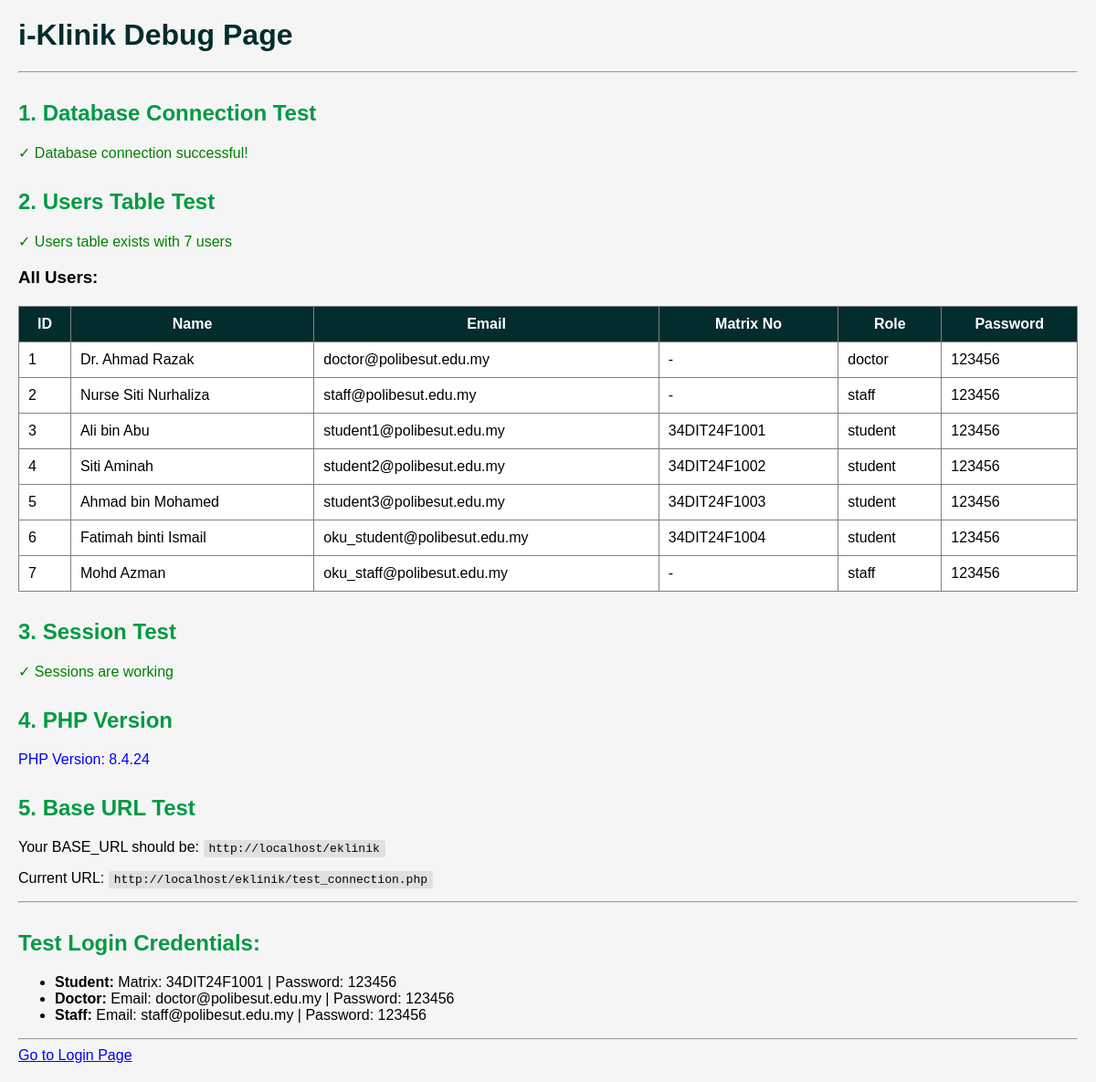
The page /test_connection.php on the database its author committed.
### tables this page shows
CREATE TABLE `users` (
    `id` INT AUTO_INCREMENT PRIMARY KEY,
    `name` VARCHAR(255) NOT NULL,
    `email` VARCHAR(255) UNIQUE,
    `matrix_no` VARCHAR(50) UNIQUE,
    `ic_number` VARCHAR(20),
    `phone` VARCHAR(20),
    `parent_phone` VARCHAR(20),
    `password` VARCHAR(255) NOT NULL,
    `role` ENUM('student', 'doctor', 'staff', 'oku') NOT NULL,
    `department` VARCHAR(100),
    `course` VARCHAR(100),
    `blood_type` VARCHAR(5),
    `is_oku` TINYINT(1) DEFAULT 0,
    `oku_disability` VARCHAR(255),
    `status` ENUM('active', 'inactive') DEFAULT 'active',
    `created_at` TIMESTAMP DEFAULT CURRENT_TIMESTAMP,
    `updated_at` TIMESTAMP DEFAULT CURRENT_TIMESTAMP ON UPDATE CURRENT_TIMESTAMP
);

### test_connection.php (the view, shortened to what this page needs)
<?php
echo "<h1>i-Klinik Debug Page</h1>";
echo "<hr>";
echo "<h2>1. Database Connection Test</h2>";
try {
    $conn = new mysqli('localhost', 'root', '', 'eklinik');
    if ($conn->connect_error) {
        echo "<p style='color: red;'>❌ Connection failed: " . $conn->connect_error . "</p>";
    } else {
        echo "<p style='color: green;'>✓ Database connection successful!</p>";
    }
} catch (Exception $e) {
    echo "<p style='color: red;'>❌ Connection failed: " . $e->getMessage() . "</p>";
}
echo "<h2>2. Users Table Test</h2>";
if (isset($conn) && $conn) {
    $result = $conn->query("SELECT COUNT(*) as count FROM users");
    if ($result) {
        $row = $result->fetch_assoc();
        echo "<p style='color: green;'>✓ Users table exists with {$row['count']} users</p>";
        echo "<h3>All Users:</h3>";
        $result = $conn->query("SELECT id, name, email, matrix_no, role, password FROM users");
        echo "<table border='1' cellpadding='10' style='border-collapse: collapse;'>";
        echo "<tr><th>ID</th><th>Name</th><th>Email</th><th>Matrix No</th><th>Role</th><th>Password</th></tr>";
        while ($user = $result->fetch_assoc()) {
            echo "<tr>";
            echo "<td>{$user['id']}</td>";
            echo "<td>{$user['name']}</td>";
            echo "<td>{$user['email'] ?? '-'}</td>";
            echo "<td>{$user['matrix_no'] ?? '-'}</td>";
            echo "<td>{$user['role']}</td>";
            echo "<td>{$user['password']}</td>";
            echo "</tr>";
        }
        echo "</table>";
    } else {
        echo "<p style='color: red;'>❌ Users table doesn't exist or query failed</p>";
    }
}
echo "<h2>3. Session Test</h2>";
if (session_status() === PHP_SESSION_ACTIVE) {
    echo "<p style='color: green;'>✓ Sessions are working</p>";
} else {
    echo "<p style='color: red;'>❌ Sessions are not working</p>";
}
echo "<h2>4. PHP Version</h2>";
echo "<p style='color: blue;'>PHP Version: " . phpversion() . "</p>";
echo "<h2>5. Base URL Test</h2>";
$base_url = (isset($_SERVER['HTTPS']) && $_SERVER['HTTPS'] === 'on' ? "https" : "http") . "://$_SERVER[HTTP_HOST]/eklinik";
echo "<p>Your BASE_URL should be: <code>$base_url</code></p>";
echo "<p>Current URL: <code>" . (isset($_SERVER['HTTPS']) && $_SERVER['HTTPS'] === 'on' ? "https" : "http") . "://$_SERVER[HTTP_HOST]$_SERVER[REQUEST_URI]</code></p>";
echo "<hr>";
echo "<h2>Test Login Credentials:</h2>";
echo "<ul>";
echo "<li><strong>Student:</strong> Matrix: 34DIT24F1001 | Password: 123456</li>";
echo "<li><strong>Doctor:</strong> Email: doctor@polibesut.edu.my | Password: 123456</li>";
echo "<li><strong>Staff:</strong> Email: staff@polibesut.edu.my | Password: 123456</li>";
echo "</ul>";
echo "<hr>";
echo "<a href='login.php'>Go to Login Page</a>";
?>

### test_connection.php (style rules this page uses)
h1 { color: #022c2e; }
h2 { color: #009a44; margin-top: 30px; }
table { width: 100%; margin: 20px 0; background: white; }
th { background: #022c2e; color: white; }
code { background: #e0e0e0; padding: 2px 6px; border-radius: 3px; }

### rows shown on the page
users: id "1", name "Dr. Ahmad Razak", email "doctor@polibesut.edu.my", matrix_no "-", role "doctor", password "123456"
users: id "2", name "Nurse Siti Nurhaliza", email "staff@polibesut.edu.my", matrix_no "-", role "staff", password "123456"
users: id "3", name "Ali bin Abu", email "student1@polibesut.edu.my", matrix_no "34DIT24F1001", role "student", password "123456"
users: id "4", name "Siti Aminah", email "student2@polibesut.edu.my", matrix_no "34DIT24F1002", role "student", password "123456"
users: id "5", name "Ahmad bin Mohamed", email "student3@polibesut.edu.my", matrix_no "34DIT24F1003", role "student", password "123456"
users: id "6", name "Fatimah binti Ismail", email "oku_student@polibesut.edu.my", matrix_no "34DIT24F1004", role "student", password "123456"
users: id "7", name "Mohd Azman", email "oku_staff@polibesut.edu.my", matrix_no "-", role "staff", password "123456"

### other values the page prints
$row['count'] "7"
phpversion() "8.4.24"
$base_url "http://localhost/eklinik"
$_SERVER[HTTP_HOST] "localhost"
$_SERVER[REQUEST_URI] "/eklinik/test_connection.php"
